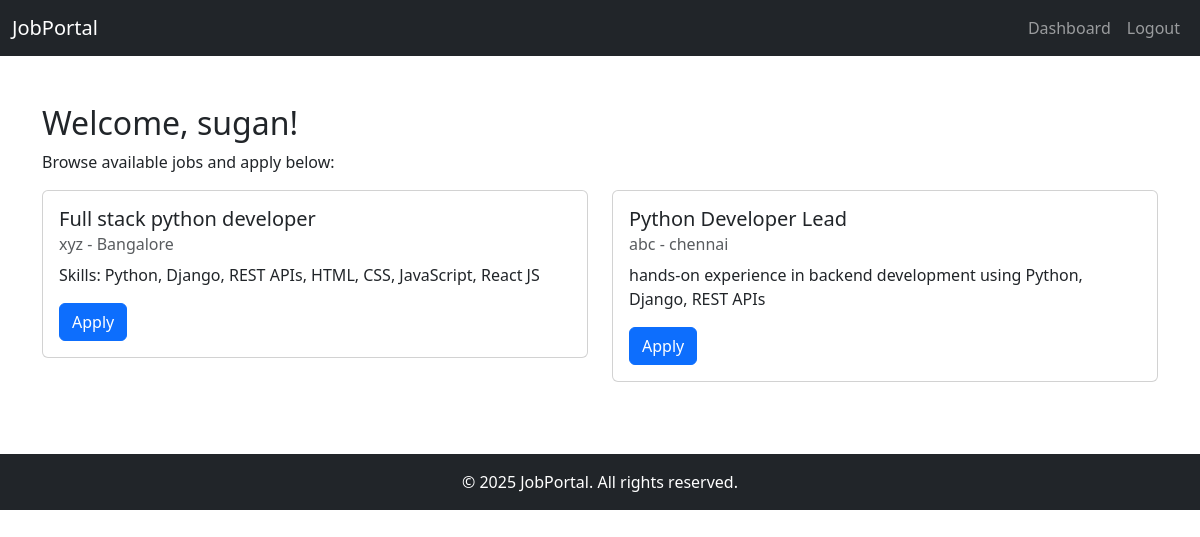
The page /dashboard/ (signed in) on the database its author committed.
### portal/models.py (models this page shows, shortened)
class Job(models.Model):
    title = models.CharField(max_length=200)
    company = models.CharField(max_length=200)
    location = models.CharField(max_length=100)
    description = models.TextField()
    posted_at = models.DateTimeField(auto_now_add=True)

### portal/views.py (the view, shortened to what this page needs)
# urls.py: path("dashboard/", views.dashboard, name="dashboard"),
@login_required
def dashboard(request):
    jobs = Job.objects.all()
    applied_jobs = Application.objects.filter(user=request.user).values_list('job_id', flat=True)
    return render(request, "portal/layout/dashboard.html", {
        "jobs": jobs,
        "applied_jobs": applied_jobs
    })

### portal/templates/portal/layout/dashboard.html (shortened to what this page needs)
{% extends "portal/layout/base.html" %}
{% block content %}
<div class="mt-5">
    <h2>Welcome, {{ user.username }}!</h2>
    <p>Browse available jobs and apply below:</p>
    <div class="row">
        {% for job in jobs %}
        <div class="col-md-6 mb-4">
            <div class="card">
                <div class="card-body">
                    <h5 class="card-title">{{ job.title }}</h5>
                    <h6 class="card-subtitle mb-2 text-muted">{{ job.company }} - {{ job.location }}</h6>
                    <p class="card-text">{{ job.description|truncatechars:150 }}</p>
                    {% if job.id in applied_jobs %}
                        <button class="btn btn-secondary" disabled>Applied</button>
                    {% else %}
                        <form method="post" class="d-inline">
                            <button type="submit" class="btn btn-primary">Apply</button>
                        </form>
                    {% endif %}
                </div>
            </div>
        </div>
        {% empty %}
        <p>No jobs available at the moment.</p>
        {% endfor %}
    </div>
</div>
{% endblock %}

### rows shown on the page
Job: title "Full stack python developer", company "xyz", location "Bangalore", description "Skills: Python, Django, REST APIs, HTML, CSS, JavaScript, React JS"
Job: title "Python Developer Lead", company "abc", location "chennai", description "hands-on experience in backend development using Python, Django, REST APIs"

### other values the page prints
{{ user.username }} "sugan"
